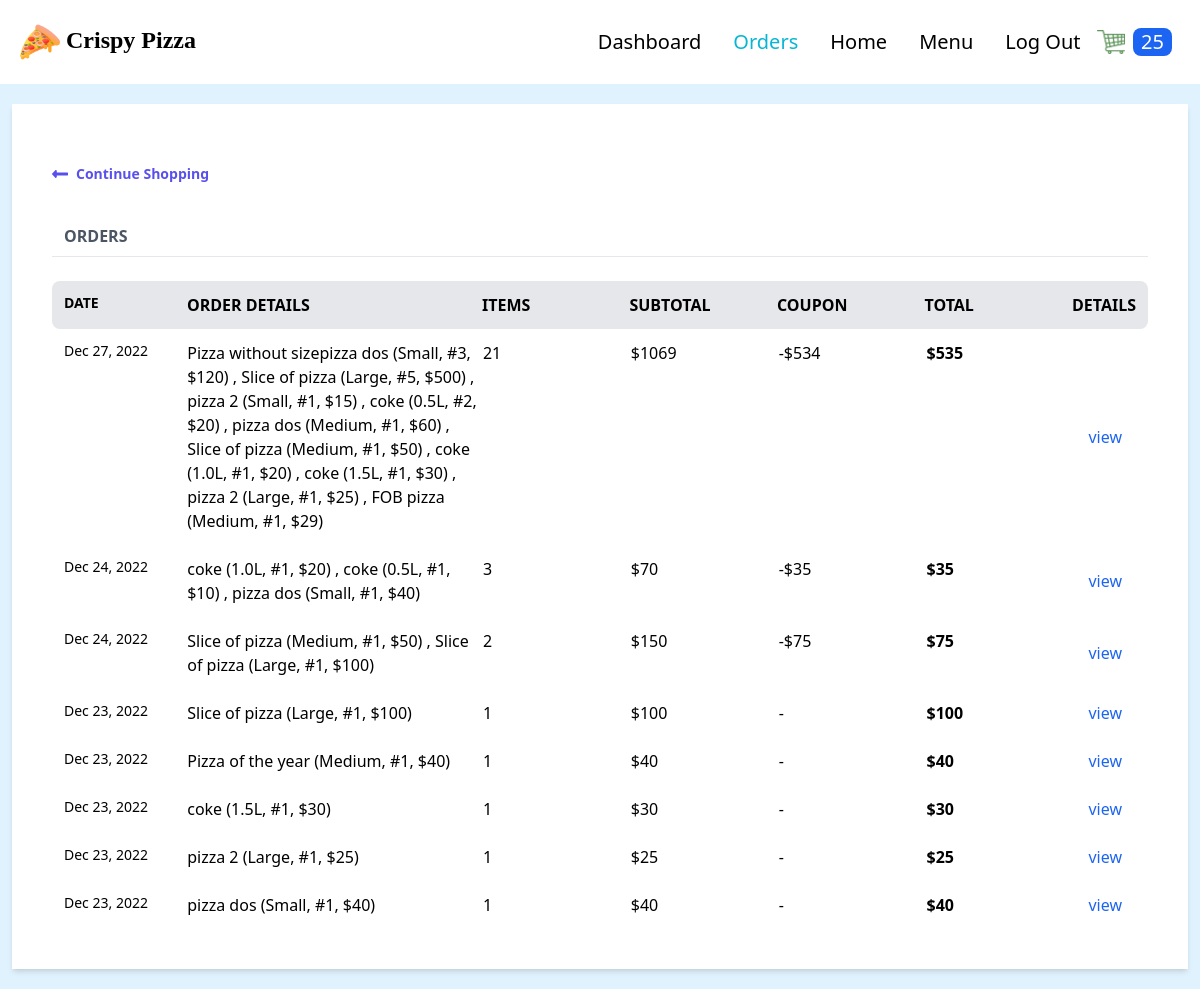
The app's page /orders/ (signed in), older data.
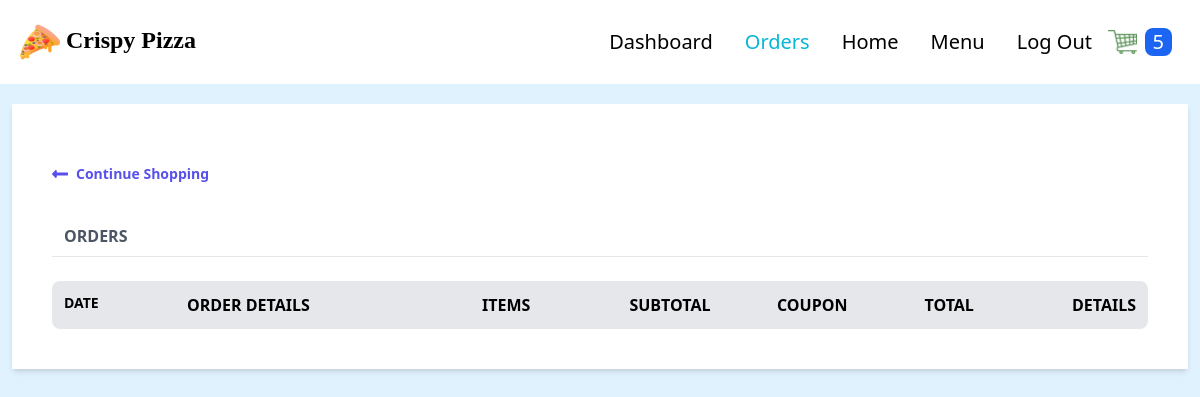
The same page, newer data.
### order/models.py (models this page shows, shortened)
class Order(models.Model):
    transaction_id = models.UUIDField(
        primary_key=True, default=uuid.uuid4, editable=True)
    customer = models.ForeignKey(
        Customer, on_delete=models.CASCADE)
    date_ordered = models.DateTimeField(auto_now_add=True)
    date_modified = models.DateTimeField(auto_now=True)
    complete = models.BooleanField(default=False)
    coupon = models.ForeignKey(
        'Coupon', on_delete=models.SET_NULL, blank=True, null=True)
    @property
    def get_cart_subtotal(self):
        order_items = self.orderitem_set.all()
        total = sum([item.get_total for item in order_items])
        return total
    get_cart_subtotal.fget.short_description = 'Subtotal'
    @property
    def get_cart_total(self):
        total = self.get_cart_subtotal
        if self.coupon:
            total = total - self.get_coupon_value
        return total
    get_cart_total.fget.short_description = 'Total'
    @property
    def get_cart_items(self):
        order_items = self.orderitem_set.all()
        total = sum([item.quantity for item in order_items])
        return total
    get_cart_items.fget.short_description = '# Items'
    @property
    def display_items(self):
        order_items = self.orderitem_set.all()
        ticker, l = 1, len(order_items)
        product_titles = str()
        for item in order_items:
            add_comma = ", " if l > 1 and ticker != l else ""
            if item.variation:
                product_title = f'''{item.product.name}
                ({item.variation.get_size},
                #{item.quantity}, ${item.get_total})
                {add_comma} '''
            else:
                product_title = item.product.name
            product_titles += product_title
            ticker += 1
        return product_titles
    @property
    def get_coupon_value(self):
        if self.coupon:
            if self.coupon.discount_type == "Percent":
                coupon_value = self.get_cart_subtotal*self.coupon.discount_amount//100
            else:
                coupon_value = self.coupon.discount_amount
        else:
            coupon_value = None
        return coupon_value
    get_coupon_value.fget.short_description = 'Coupon'

class OrderItem(models.Model):
    product = models.ForeignKey(
        Product, on_delete=models.SET_NULL, blank=True, null=True)
    order = models.ForeignKey(
        Order, on_delete=models.CASCADE, null=True, blank=True)
    variation = models.ForeignKey(
        ProductVariant, on_delete=models.SET_NULL, blank=True, null=True)
    quantity = models.IntegerField(default=0, null=True, blank=True)
    date_added = models.DateTimeField(auto_now_add=True)
    @property
    def get_item_price(self):
        if self.product.has_variants:
            return self.variation.price
        else:
            return self.product.price
    @property
    def get_total(self):
        if self.product.has_variants:
            total = self.variation.price * self.quantity
        else:
            total = self.product.price * self.quantity
        return total
    get_total.fget.short_description = 'Total'

class Coupon(models.Model):
    DISCOUNT_CHOICES = (
        ("Absolute", "Absolute"),
        ("Percent", "Percent")
    )
    code = models.CharField(max_length=50, unique=True)
    active = models.BooleanField(default=False)
    discount_type = models.CharField(
        max_length=10, choices=DISCOUNT_CHOICES, default="Percent")
    discount_amount = models.PositiveIntegerField(null=True, blank=True)
    valid_from = models.DateTimeField()
    valid_to = models.DateTimeField()
    stripe_api_id = models.CharField(max_length=200, null=True, blank=True)
    stripe_coupon_id = models.CharField(
        max_length=50, null=True, blank=True, default=None)

### store/models.py (models this page shows, shortened)
class Product(models.Model):
    PRODUCT_TYPES = (
        ("Pizza", "pizza"),
        ("Nonpizza", "nonpizza")
    )
    id = models.UUIDField(primary_key=True, default=uuid.uuid4, editable=False)
    name = models.CharField(max_length=100)
    price = models.PositiveIntegerField(blank=True, null=True)
    desc = models.TextField(max_length=500)
    image = models.ImageField(blank=True, upload_to='images')
    created_at = models.DateField(auto_now_add=True)
    updated_at = models.DateField(auto_now=True)
    product_category = models.ForeignKey(
        "Category", on_delete=models.CASCADE, null=True, blank=True)
    def image_tag(self):
        return mark_safe(f'<img src="{self.image.url}" width="100" height="100" />')
    image_tag.short_description = 'Image'
    @property
    def has_variants(self):
        if self.productvariant_set.count() > 0:
            return True
        else:
            return False

class ProductVariant(models.Model):
    title = models.CharField(max_length=100, blank=True, null=True)
    product = models.ForeignKey(Product, on_delete=models.CASCADE)
    size = models.ForeignKey(Size, on_delete=models.CASCADE)
    price = models.PositiveIntegerField()
    @property
    def get_size(self):
        return str(self.size)

class Size(models.Model):
    name = models.CharField(max_length=20, blank=True, null=True)
    def __str__(self):
        return self.name

### users/views.py (the view)
# urls.py: path('orders/', views.my_orders, name='my_orders'),
@login_required
def my_orders(request):
    customer = request.user.customer
    orders = Order.objects.filter(
        customer=customer, complete=True).order_by('-date_modified')
    return render(request, 'users/orders.html', context={'orders': orders})

### store/context_processors.py (called while the page is built, shortened)
def get_cart_quantity(request):
    if request.user.is_authenticated:
        try:
            customer = request.user.customer
        except:
            number_of_items = 0
    try:
        customer_order = Order.objects.filter(
            customer=customer, complete=False)[0]
        number_of_items = customer_order.get_cart_items
    except:
        number_of_items = 0
    finally:
        return {
            'cart_quantity': number_of_items
        }

### users/templates/users/orders.html (shortened to what this page needs)
{% extends 'store/base.html' %} {% block content %}
    <div class="flex flex-col shadow-md my-5 mx-3">
      <div class="w-full bg-white px-10 py-10">
        <a
          href="{% url 'store:products' %}"
          class="flex font-semibold text-indigo-600 text-sm my-5 w-1/4"
        >
          <svg
            class="fill-current mr-2 text-indigo-600 w-4"
            viewBox="0 0 448 512"
          >
            <path
              d="M134.059 296H436c6.627 0 12-5.373 12-12v-56c0-6.627-5.373-12-12-12H134.059v-46.059c0-21.382-25.851-32.09-40.971-16.971L7.029 239.029c-9.373 9.373-9.373 24.569 0 33.941l86.059 86.059c15.119 15.119 40.971 4.411 40.971-16.971V296z"
            />
          </svg>
          Continue Shopping
        </a>
        <div class="flex mt-10 mb-2">
            <h3 class="font-bold ml-3 text-gray-600 text-md uppercase w-2/5">
              Orders
            </h3>
        </div>
            <hr>
            <br>
        <div class="flex font-semibold uppercase space-around bg-gray-200 rounded-lg p-3">
            <div class="text-sm w-1/6">Date</div>
            <div class="w-2/5">Order details</div>
            <div class="w-1/5">Items</div>
            <div class="w-1/5">Subtotal</div>
            <div class="w-1/5">Coupon</div>
            <div class="w-1/5">Total</div>
            <div class="w-1/12">Details</div>
        </div>
        {% for order in orders %}
        <div class="flex space-around hover:bg-gray-100 rounded-lg p-3">
          <div class="text-sm w-1/6">{{order.date_modified|date:"M d, Y" }}</div>
          <div class="w-2/5">
            {{order.display_items}}
          </div>
          <div class="w-1/5">{{order.get_cart_items}}</div>
          <div class="w-1/5">${{order.get_cart_subtotal}}</div>
          {% if order.coupon %}
          <div class="w-1/5">-${{order.get_coupon_value}}</div>
          {% else %}
          <div class="w-1/5">-</div>
           {% endif %}
          <div class="w-1/5 font-semibold">${{order.get_cart_total}}</div>
          <button class="w-1/12 text-blue-600" onclick="toggleModal('{{forloop.counter}}')">view</button>
        </div>
        {% endfor %}
      </div>
    </div>
{% endblock %}

### store/templates/store/base.html (shortened to what this page needs)
{% load static %}
<!DOCTYPE html>
<html lang="en">
  <head>
    <link rel="stylesheet" href="{% static 'store/src/styles.css' %}" />
    <link rel="stylesheet" href="{% static 'store/src/customStyles.css' %}" />
  </head>
  <body class="m-0 p-0 bg-sky-100">
    <nav class="p-5 flex bg-white">
      <div class="flex justify-between items-center">
        <a href="{% url 'store:products' %}">
          <span class="text-2xl font-[Poppins] cursor-pointer font-semibold">
            <img
              class="h-10 inline"
              src="{% static 'store/images/pizza.png' %}"
            />
            Crispy Pizza
          </span>
        </a>
      </div>
      {% with request.resolver_match.url_name as url_name %}
      <ul class="flex ml-auto items-center">
        {% if user.is_superuser %}
        <li
          class="text-xl mx-4 hover:text-cyan-500 duration-500 {% if url_name == 'dashboard' %} text-cyan-500 {% endif %}"
        >
          <a href="{% url 'store:dashboard' %}">Dashboard</a>
        </li>
        {% endif %}
        {% if user.is_authenticated %}
        <li
          class="text-xl mx-4 hover:text-cyan-500 duration-500 {% if url_name == 'my_orders' %} text-cyan-500 {% endif %}"
        >
          <a href="{% url 'users:my_orders' %}">Orders</a>
        </li>
        {% endif %}
        <li
          class="text-xl mx-4 hover:text-cyan-500 duration-500 {% if url_name == 'products' %} text-cyan-500 {% endif %}"
        >
          <a href="{% url 'store:products' %}">Home</a>
        </li>
        <li id="menu" class="text-xl">
          <div class="dropdown inline-block relative">
            <button
              class="hover:text-cyan-500 py-2 px-4 inline-flex items-center {% if url_name in 'pizzas, drinks, sides' %} text-cyan-500 {% endif %}"
            >
              Menu
            </button>
          </div>
        </li>
        {% if user.is_authenticated %}
        <li class="text-xl mx-4 hover:text-cyan-500 duration-500">
          <a href="{% url 'users:logout' %}">Log Out</a>
        </li>
        {% endif %}
        <li>
          <a href="{% url 'order:cart' %}">
            <img
              class="h-6"
              src="{% static 'store/images/cart.png' %}"
              alt="cart"
            />
          </a>
        </li>
        <li class="p-2">
          <div class="bg-blue-600 rounded-lg px-2">
            <p class="cart-count text-xl text-white">{{cart_quantity}}</p>
          </div>
        </li>
      </ul>
      {% endwith %}
    </nav>
    {% block content %} {% endblock %}
  </body>
</html>

### store/static/store/src/styles.css (style rules this page uses)
html { line-height: 1.5; -webkit-text-size-adjust: 100%; -moz-tab-size: 4; -o-tab-size: 4; tab-size: 4; font-family: ui-sans-serif, system-ui, -apple-system, BlinkMacSystemFont, "Segoe UI", Roboto, "Helvetica Neue", Arial, "Noto Sans", sans-serif, "Apple Color Emoji", "Segoe UI Emoji", "Segoe UI Symbol", "Noto Color Emoji"; font-feature-settings: normal; }
body { margin: 0; line-height: inherit; }
hr { height: 0; color: inherit; border-top-width: 1px; }
h1, h2, h3, h4, h5, h6 { font-size: inherit; font-weight: inherit; }
a { color: inherit; text-decoration: inherit; }
button, input, optgroup, select, textarea { font-family: inherit; font-size: 100%; font-weight: inherit; line-height: inherit; color: inherit; margin: 0; padding: 0; }
button, select { text-transform: none; }
button, [type='button'], [type='reset'], [type='submit'] { -webkit-appearance: button; background-color: transparent; background-image: none; }
blockquote, dl, dd, h1, h2, h3, h4, h5, h6, hr, figure, p, pre { margin: 0; }
ol, ul, menu { list-style: none; margin: 0; padding: 0; }
button, [role="button"] { cursor: pointer; }
img, svg, video, canvas, audio, iframe, embed, object { display: block; vertical-align: middle; }
img, video { max-width: 100%; height: auto; }
.relative { position: relative; }
.m-0 { margin: 0px; }
.mx-4 { margin-left: 1rem; margin-right: 1rem; }
.mx-3 { margin-left: 0.75rem; margin-right: 0.75rem; }
.my-5 { margin-top: 1.25rem; margin-bottom: 1.25rem; }
.ml-auto { margin-left: auto; }
.mt-10 { margin-top: 2.5rem; }
.mb-2 { margin-bottom: 0.5rem; }
.ml-3 { margin-left: 0.75rem; }
.mr-2 { margin-right: 0.5rem; }
.inline-block { display: inline-block; }
.inline { display: inline; }
.flex { display: flex; }
.inline-flex { display: inline-flex; }
.h-10 { height: 2.5rem; }
.h-6 { height: 1.5rem; }
.w-1\/5 { width: 20%; }
.w-2\/5 { width: 40%; }
.w-full { width: 100%; }
.w-4 { width: 1rem; }
.w-1\/4 { width: 25%; }
.w-1\/6 { width: 16.666667%; }
.w-1\/12 { width: 8.333333%; }
.cursor-pointer { cursor: pointer; }
.flex-col { flex-direction: column; }
.items-center { align-items: center; }
.justify-between { justify-content: space-between; }
.rounded-lg { border-radius: 0.5rem; }
.bg-sky-100 { --tw-bg-opacity: 1; background-color: rgb(224 242 254 / var(--tw-bg-opacity)); }
.bg-white { --tw-bg-opacity: 1; background-color: rgb(255 255 255 / var(--tw-bg-opacity)); }
.bg-blue-600 { --tw-bg-opacity: 1; background-color: rgb(28 100 242 / var(--tw-bg-opacity)); }
.bg-gray-200 { --tw-bg-opacity: 1; background-color: rgb(229 231 235 / var(--tw-bg-opacity)); }
.fill-current { fill: currentColor; }
.p-0 { padding: 0px; }
.p-5 { padding: 1.25rem; }
.p-2 { padding: 0.5rem; }
.p-3 { padding: 0.75rem; }
.py-2 { padding-top: 0.5rem; padding-bottom: 0.5rem; }
.px-4 { padding-left: 1rem; padding-right: 1rem; }
.px-2 { padding-left: 0.5rem; padding-right: 0.5rem; }
.px-10 { padding-left: 2.5rem; padding-right: 2.5rem; }
.py-10 { padding-top: 2.5rem; padding-bottom: 2.5rem; }
.font-\[Poppins\] { font-family: Poppins; }
.text-2xl { font-size: 1.5rem; line-height: 2rem; }
.text-xl { font-size: 1.25rem; line-height: 1.75rem; }
.text-sm { font-size: 0.875rem; line-height: 1.25rem; }
.font-semibold { font-weight: 600; }
.font-bold { font-weight: 700; }
.uppercase { text-transform: uppercase; }
.text-cyan-500 { --tw-text-opacity: 1; color: rgb(6 182 212 / var(--tw-text-opacity)); }
.text-white { --tw-text-opacity: 1; color: rgb(255 255 255 / var(--tw-text-opacity)); }
.text-gray-600 { --tw-text-opacity: 1; color: rgb(75 85 99 / var(--tw-text-opacity)); }
.text-indigo-600 { --tw-text-opacity: 1; color: rgb(88 80 236 / var(--tw-text-opacity)); }
.shadow-md { --tw-shadow: 0 4px 6px -1px rgb(0 0 0 / 0.1), 0 2px 4px -2px rgb(0 0 0 / 0.1); --tw-shadow-colored: 0 4px 6px -1px var(--tw-shadow-color), 0 2px 4px -2px var(--tw-shadow-color); box-shadow: var(--tw-ring-offset-shadow, 0 0 #0000), var(--tw-ring-shadow, 0 0 #0000), var(--tw-shadow); }
.duration-500 { transition-duration: 500ms; }

Row changes from the older to the newer data that the page shows:
removed Order: date_modified "Dec 27, 2022", display_items "Pizza without sizepizza dos (Small, #3, $120) , Slice of pizza (Large, #5, $500) , pizza 2 (Small, #1, $15) , coke (0.5L, #2, $20) , pizza dos (Medium, #1, $60) , Slice of pizza (Medium, #1, $50) , coke (1.0L, #1, $20) , coke (1.5L, #1, $30) , pizza 2 (Large, #1, $25) , FOB pizza (Medium, #1, $29)", get_cart_items "21", get_cart_subtotal "1069", get_coupon_value "534", get_cart_total "535"
removed Order: date_modified "Dec 24, 2022", display_items "coke (1.0L, #1, $20) , coke (0.5L, #1, $10) , pizza dos (Small, #1, $40)", get_cart_items "3", get_cart_subtotal "70", get_coupon_value "35", get_cart_total "35"
removed Order: date_modified "Dec 24, 2022", display_items "Slice of pizza (Medium, #1, $50) , Slice of pizza (Large, #1, $100)", get_cart_items "2", get_cart_subtotal "150", get_coupon_value "75", get_cart_total "75"
removed Order: date_modified "Dec 23, 2022", display_items "Slice of pizza (Large, #1, $100)", get_cart_items "1", get_cart_subtotal "100", get_cart_total "100"
removed Order: date_modified "Dec 23, 2022", display_items "Pizza of the year (Medium, #1, $40)", get_cart_items "1", get_cart_subtotal "40", get_cart_total "40"
removed Order: date_modified "Dec 23, 2022", display_items "coke (1.5L, #1, $30)", get_cart_items "1", get_cart_subtotal "30", get_cart_total "30"
removed Order: date_modified "Dec 23, 2022", display_items "pizza 2 (Large, #1, $25)", get_cart_items "1", get_cart_subtotal "25", get_cart_total "25"
removed Order: date_modified "Dec 23, 2022", display_items "pizza dos (Small, #1, $40)", get_cart_items "1", get_cart_subtotal "40", get_cart_total "40"
Text that changed along with them:
{{ cart_quantity }}: "25" → "5"
